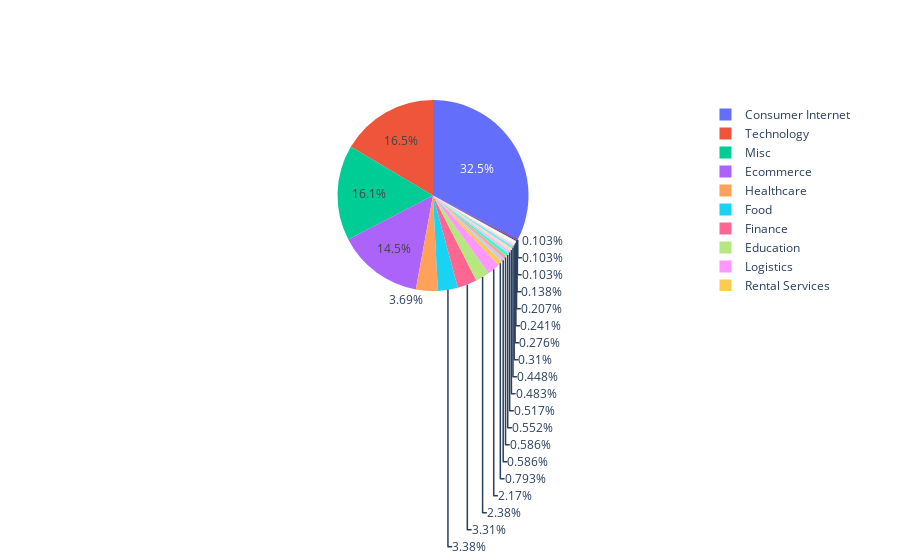

The notebook cell this image was saved under:
### Code cell
fig = go.Figure(data=[go.Pie(labels=a.industry, values=a['count'])])
fig.show()

### Figure 1 — Plotly figure (JSON) as saved in the notebook; plotly's stock layout.template omitted (floating-point values rounded to 4 significant figures; data arrays with more than 128 entries replaced by an {"elided": "..."} marker saying what was removed)
{"data": [{"labels": {"elided": "469 str values"}, "type": "pie", "values": {"elided": "469 int values"}}], "layout": {}}
